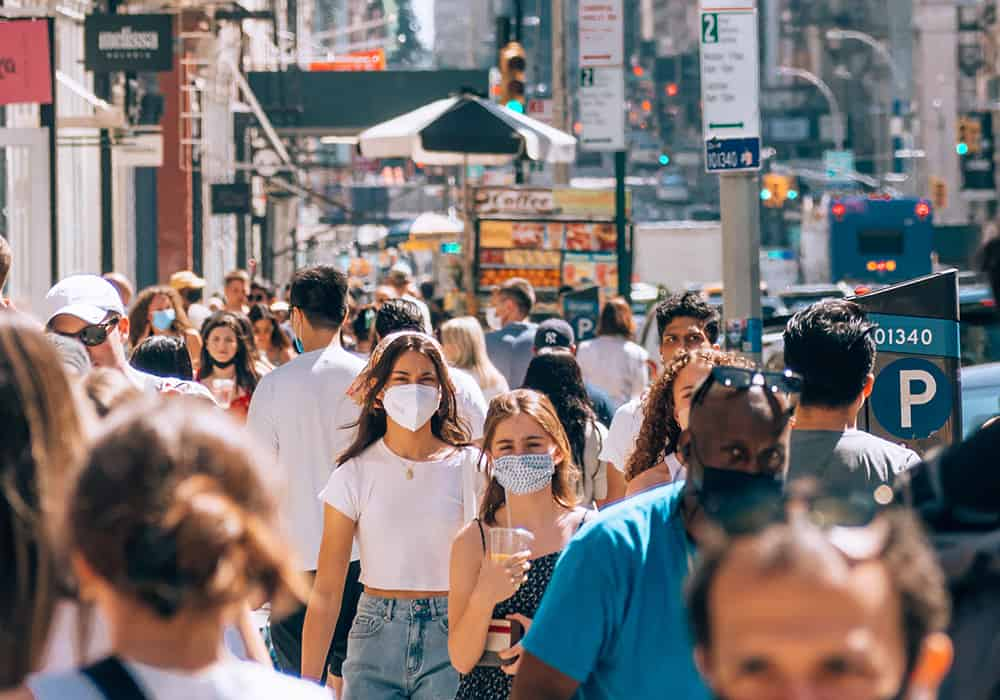
#> input picture people.jpg, 1000 x 700 px
$ python reconhecimento_pedestres.py
#> lines starting #> are read from the running program, lines starting #| are printed output that depends on the picture; after the words box and inside, x2 and y2 are one past the last pixel; in counts of white or black regions, pixels touching at a corner belong together
import cv2
import imutils

arquivo_reconhecimento = cv2.HOGDescriptor()
arquivo_reconhecimento.setSVMDetector(cv2.HOGDescriptor_getDefaultPeopleDetector())

figura = cv2.imread('people.jpg')
#> figura is the input picture: shape (700, 1000, 3); mean B, G, R 117.1, 117.3, 125.3
fugura = imutils.resize(figura, width=min(400, figura.shape[1])) # para diminuir o tamanho
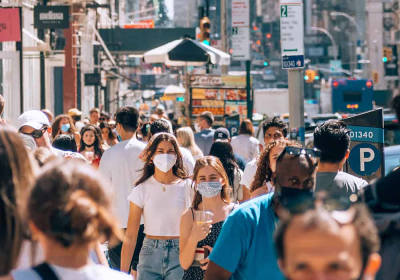
#> fugura: shape (280, 400, 3); mean B, G, R 117.1, 117.3, 125.3

(dimensao, _) = arquivo_reconhecimento.detectMultiScale(figura, winStride=(4,4), padding=(4,4),
                                                        scale=1.05)
#> dimensao = [[635, 66, 69, 138], [84, 254, 67, 134], [163, 273, 64, 128], [826, 306, 75, 149], [750, 345, 74, 147], [669, 477, 82, 163], [412, 273, 97, 193], [456, 375, 89, 178], [11, 279, 109, 218], [605, 248, 132, 263]]

for (x, y, w, h) in dimensao:
    cv2.rectangle(figura,(x, y), (x+w, y+h), (0, 0, 255), 2) # padrão
#> this loop made 10 passes
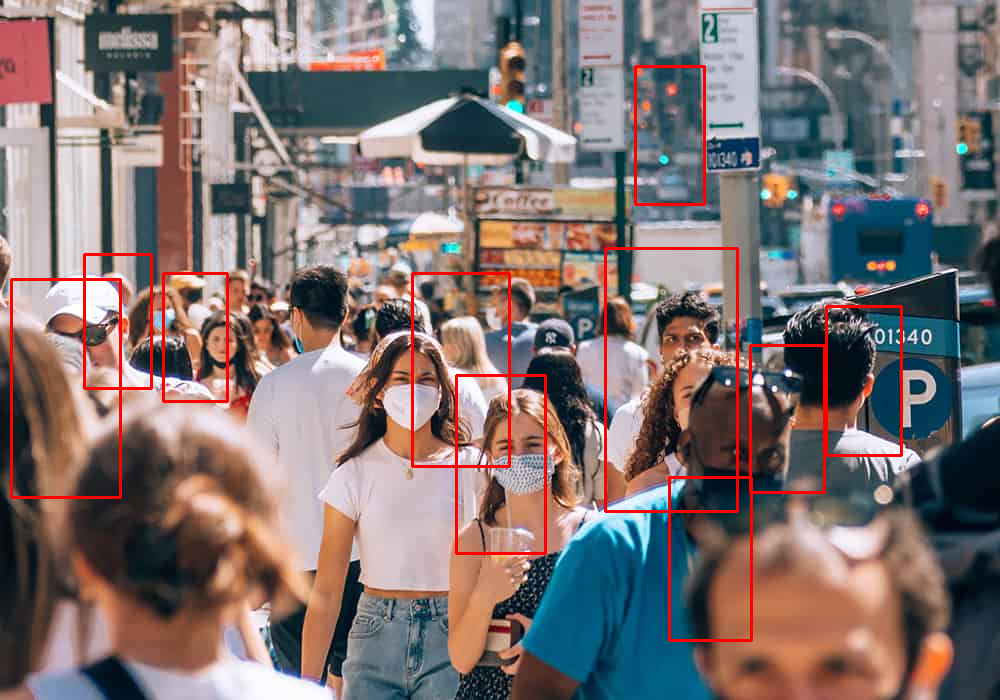
#> figura: shape (700, 1000, 3); 2.17% of pixels changed, all inside (x1, y1, x2, y2) = (10, 65, 903, 642)
cv2.imshow('Detected', figura)
cv2.waitKey(0)
cv2.destroyAllWindows()

$ run again, with carros.jpg copied over people.jpg
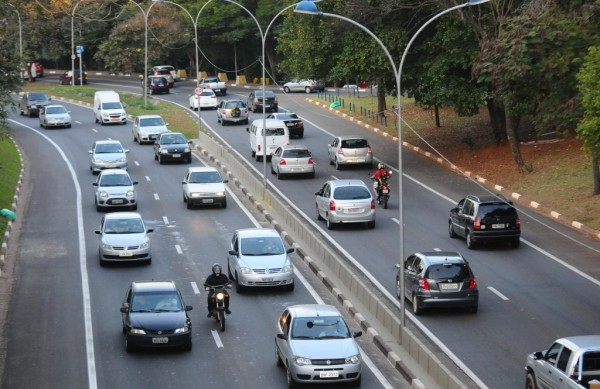
#> input picture carros.jpg, 600 x 389 px
#> figura is the input picture: shape (389, 600, 3); mean B, G, R 102.4, 102.9, 99.4
#> `fugura = imutils.resize(figura, width=min(400, figura.shape[1]))`:
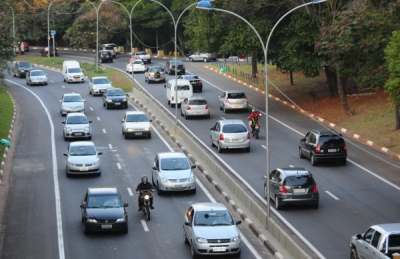
#> fugura: shape (259, 400, 3); mean B, G, R 102.4, 102.9, 99.4
#> dimensao = ()
